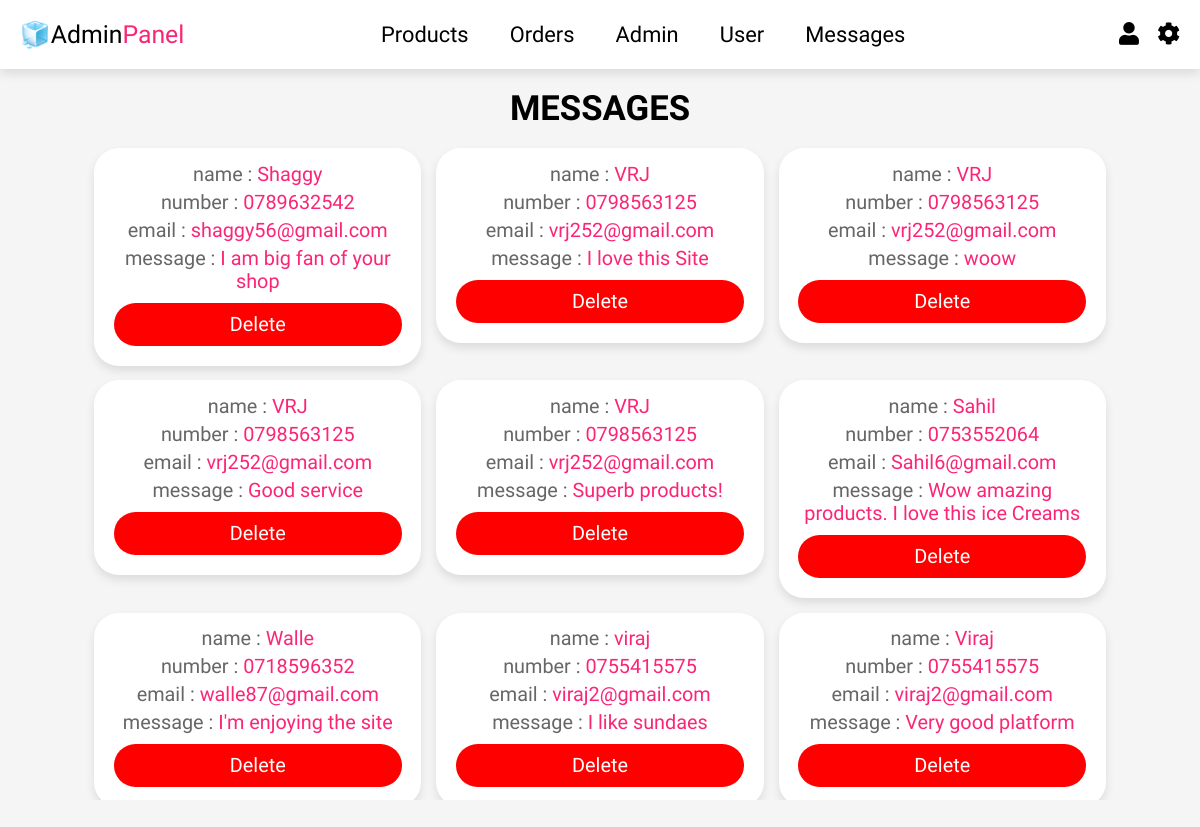
The page /backend/user_messages.php (signed in) on the database its author committed.
### tables this page shows
CREATE TABLE `messages` (
  `id` int(100) NOT NULL,
  `user_id` int(100) NOT NULL,
  `name` varchar(100) NOT NULL,
  `number` varchar(12) NOT NULL,
  `email` varchar(100) NOT NULL,
  `message` varchar(500) NOT NULL
);

### backend/user_messages.php (the view, shortened to what this page needs)
<!DOCTYPE html>
<html lang="en">
<head>
    <link rel="stylesheet" href="https://cdnjs.cloudflare.com/ajax/libs/font-awesome/5.15.3/css/all.min.css">
    <link rel="stylesheet" href="../css/admin_style.css">
</head>
<body>
    <?php @include 'admin_header.php'; ?>
    <section class="messages">
        <h1 class="heading">messages</h1>
        <div class="box-container">
            <?php
          $select_messages = mysqli_query($conn, "SELECT * FROM `messages` ORDER BY id DESC") or die('query failed');
          if(mysqli_num_rows($select_messages) > 0){
            while($fetch_messages = mysqli_fetch_assoc($select_messages)){
        ?>
            <div class="box">
                <p> name : <span><?php echo $fetch_messages['name']; ?></span> </p>
                <p> number : <span><?php echo $fetch_messages['number']; ?></span> </p>
                <p> email : <span><?php echo $fetch_messages['email']; ?></span> </p>
                <p> message : <span><?php echo $fetch_messages['message']; ?></span> </p>
                <a href="user_messages.php?delete=<?php echo $fetch_messages['id']; ?>" class="delete-btn"
                    onclick="return confirm('Do you want to delete this message?');">delete</a>
            </div>
            <?php
                }
            }else{
                echo '<p class="empty">you have no messages</p>';
            }
        ?>
        </div>
    </section>
</body>
</html>

### css/admin_style.css (style rules this page uses)
:root { --main-color: #FB2576; --primary-color: #666; --bg-color: #f5f5f5; --white: #fff; --black: #000000; --round-color: #d7d7d7 ; --hover: #FEA1A1; --border:.1rem solid black; --box-shadow:0 .5rem 1rem rgba(0,0,0,.1); --gradient-color-red: linear-gradient(90deg, hsl(7, 89%, 46%) 15%, hsl(11, 93%, 68%) 100%); --gradient-color-orange: linear-gradient(90deg, hsl(22, 89%, 46%) 15%, hsl(54, 90%, 45%) 100%); --gradient-color-yellow: linear-gradient(90deg, hsl(54, 89%, 46%) 15%, hsl(92, 90%, 45%) 100%); --gradient-color-green: linear-gradient(90deg, hsl(92, 89%, 46%) 15%, hsl(92, 90%, 68%) 100%); }
* { font-family: 'Dosis', sans-serif; margin: 0; padding: 0; box-sizing: border-box; outline: none; text-decoration: none; transition: .2s linear; }
html, body { font-size: 62%; overflow-x: hidden; scroll-behavior: smooth; scroll-padding-top: 7rem; background: var(--bg-color); overscroll-behavior: none; height: 100vh; }
section { padding: 2rem; margin: 0 auto; max-width: 1200px; }
.heading { text-align: center; margin-bottom: 2rem; font-size: 3.5rem; color: var(--black); text-transform: uppercase; }
.delete-btn, .option-btn, .btn { display: block; width: 100%; margin-top: 1rem; border-radius: 2.5rem; padding:1rem 3rem; font-size: 2rem; color:var(--white); cursor: pointer; text-transform: capitalize; text-align: center; border: var(--box-shadow); }
.delete-btn { background-color: red; }
.messages .box-container { display: grid; grid-template-columns: repeat(auto-fit, 33rem); gap:1.5rem; align-items: flex-start; justify-content: center; }
.messages .box-container .box { padding:2rem; padding-top: 1rem; border-radius: 2.5rem; text-align: center; border:var(--box-shadow); background-color: var(--white); box-shadow: var(--box-shadow); }
.messages .box-container .box p { font-size: 2rem; color:var(--primary-color); margin: .5rem 0; }
.messages .box-container .box p span { color:var(--main-color); }

### rows shown on the page
messages: name "Shaggy", number "0789632542", email "shaggy56@gmail.com", message "I am big fan of your shop"
messages: name "VRJ", number "0798563125", email "vrj252@gmail.com", message "I love this Site"
messages: name "VRJ", number "0798563125", email "vrj252@gmail.com", message "woow"
messages: name "VRJ", number "0798563125", email "vrj252@gmail.com", message "Good service"
messages: name "VRJ", number "0798563125", email "vrj252@gmail.com", message "Superb products!"
messages: name "Sahil", number "0753552064", email "Sahil6@gmail.com", message "Wow amazing products. I love this ice Creams"
messages: name "Walle", number "0718596352", email "walle87@gmail.com", message "I'm enjoying the site"
messages: name "viraj", number "0755415575", email "viraj2@gmail.com", message "I like sundaes"
messages: name "Viraj", number "0755415575", email "viraj2@gmail.com", message "Very good platform"
